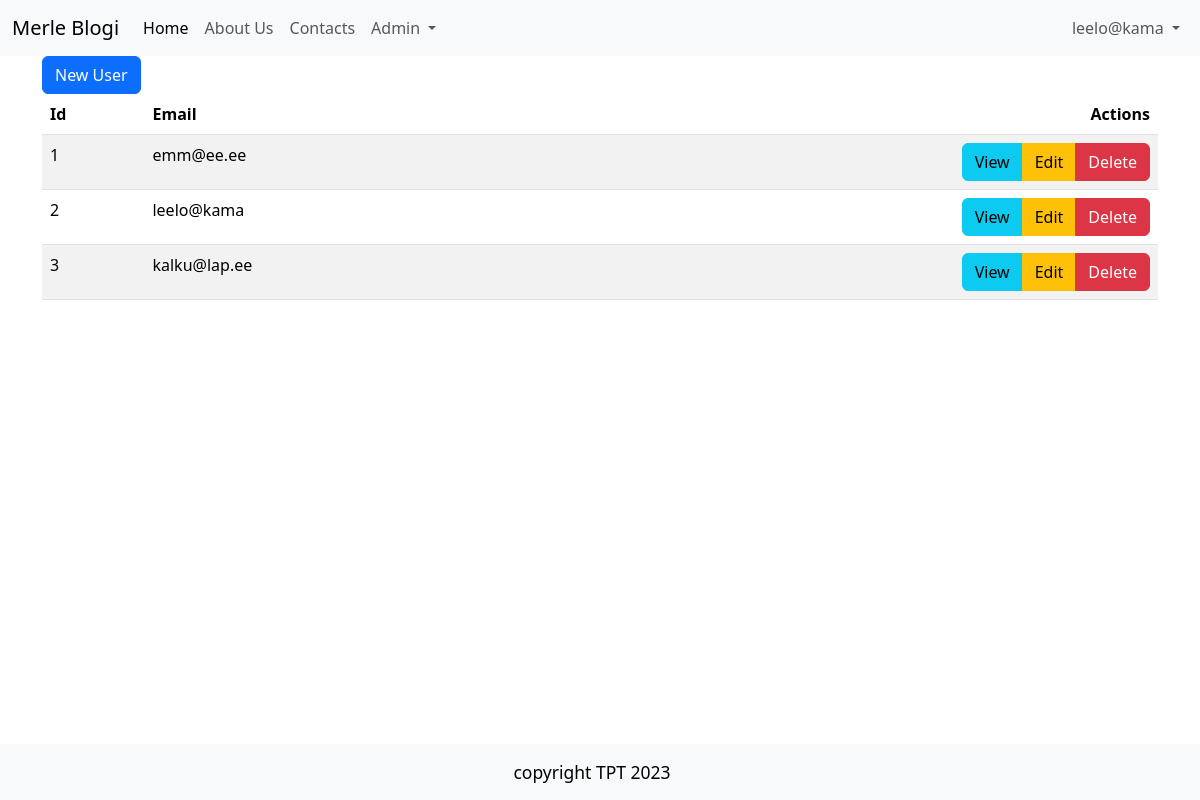
The app's page /admin/users (signed in), older data.
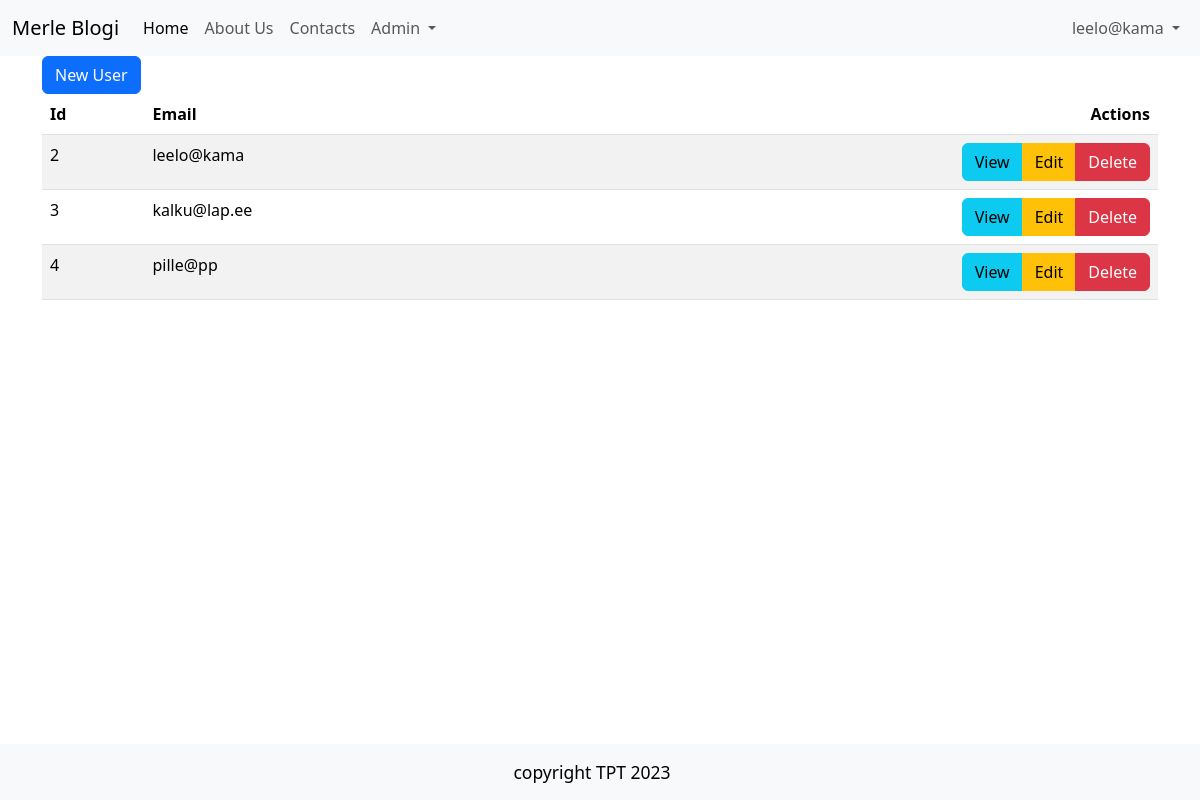
The same page, newer data.
### tables this page shows
CREATE TABLE users
(
    id       integer
        constraint users_pk
            primary key autoincrement,
    email    text not null
        constraint users_pk2
            unique,
    password text not null
);

### src/Router.php (called while the page is built, shortened)
<?php
class Router{
    public static $routes = [];
    public $path;
    public $method;
    public function __construct($path, $method)
    {
        $this->path = parse_url($path, PHP_URL_PATH);
        $this->method = $method;
    }
    public function match(){
        foreach(self::$routes as $route){
            if($route['path'] === $this->path && $route['method'] === $this->method){
                return $route;
            }
        }
    }
    public static function addRoute($method, $path, $action){
        self::$routes[] =[
            'method' => $method,
            'path' => $path,
            'action' => $action
        ];
    }
}

### src/Controllers/UsersController.php (called while the page is built, shortened)
<?php
class UsersController {
    public function index() {
        $users = User::all();
        include 'views/users/index.php';
    }
}

### src/DB.php (called while the page is built, shortened)
<?php
class DB {
    public $conn;
    public function __construct()
    {
        try {
            $this->conn = new PDO("sqlite:" . __DIR__ . "/../db.sqlite");
            $this->conn->setAttribute(PDO::ATTR_ERRMODE, PDO::ERRMODE_EXCEPTION);
        } catch(PDOException $e) {
            echo "Connection failed: " . $e->getMessage();
          }
    }
    public function all($table, $class){
        $stmt = $this->conn->prepare("SELECT * FROM $table");
        $stmt->execute();
        $stmt->setFetchMode(PDO::FETCH_CLASS, $class);
        return $stmt->fetchAll();
    }
    public function find($table, $class, $id){
        $stmt = $this->conn->prepare("SELECT * FROM $table WHERE id=$id");
        $stmt->execute();
        $stmt->setFetchMode(PDO::FETCH_CLASS, $class);
        return $stmt->fetch();
    }
}

### src/Models/Model.php (called while the page is built, shortened)
<?php
class Model {
    public static $table;
    public static function all(){
        $db = new DB();
        return $db->all(static::$table, static::class);
    }
    public static function find($id) {
        $db = new DB();
        return $db ->find(static::$table, static::class, $id);
    }
}

### src/Models/User.php (called while the page is built, shortened)
<?php
class User extends Model{
    public static function auth() {
        if(isset($_SESSION['user_id'])) {
            return User::find($_SESSION['user_id']);
        }
            return null;
    }
}

### helpers.php (called while the page is built, shortened)
<?php
function auth(){
    return User::auth();
}

### views/users/index.php (the view)
<?php include 'views/partials/header.php' ?>
    <a href="/admin/users/new" class="btn btn-primary">New User</a>
    <table class="table table-striped table-hover">
        <thead>
            <th>Id</th>
            <th>Email</th>
            <th class="text-end">Actions</th>
        </thead>
        <tbody>
            <?php foreach($users as $user): ?>
            <tr>
                <td><?=$user->id?></td>
                <td><?=$user->email?></td>
                <td class="text-end">
                <div class="btn-group" role="group" aria-label="Basic example">
                    <a class="btn btn-info" href="/admin/users/show?id=<?=$user->id?>">View</a>
                    <a class="btn btn-warning"href="/admin/users/edit?id=<?=$user->id?>">Edit</a>
                    <a class="btn btn-danger"href="/admin/users/delete?id=<?=$user->id?>">Delete</a>
                </div>
                </td>
            </tr>
            <?php endforeach; ?>
        </tbody>
    </table>
<?php include 'views/partials/footer.php' ?>

### public/index.php (shortened to what this page needs)
<?php
require_once __DIR__ . "/../helpers.php";
$router = new App\Router($_SERVER['REQUEST_URI'], $_SERVER['REQUEST_METHOD']);
$match = $router->match();
if($match){
    if(is_callable($match['action'])){
        call_user_func($match['action']);
    } else if(is_array($match['action']) && count($match['action']) === 2){
        $controller = new $class();
        $method =$match['action'][1];
        $controller->$method();
    }
} else {
    http_response_code(404);
    require 'views/404.php';
}

### views/partials/header.php (shortened to what this page needs)
<!DOCTYPE html>
<html lang="en">
<head>
    <link href="https://cdn.jsdelivr.net/npm/bootstrap@5.3.2/dist/css/bootstrap.min.css" rel="stylesheet">
</head>
<body>
    <?php include 'nav.php' ?>
<div class="container">

### views/partials/nav.php (shortened to what this page needs)
<nav class="navbar navbar-expand-lg bg-body-tertiary">
  <div class="container-fluid">
    <a class="navbar-brand" href="/">Merle Blogi</a>
    <div class="collapse navbar-collapse justify-content-between" id="navbarNav">
      <ul class="navbar-nav">
        <li class="nav-item">
          <a class="nav-link active" aria-current="page" href="/">Home</a>
        </li>
        <li class="nav-item">
          <a class="nav-link" href="/about">About Us</a>
        </li>
        <li class="nav-item">
          <a class="nav-link" href="/contacts">Contacts</a>
        </li>
        <?php if(auth()): ?>
        <li class="nav-item dropdown">
          <a class="nav-link dropdown-toggle" href="#" role="button" data-bs-toggle="dropdown" aria-expanded="false">
            Admin
          </a>
        </li>
        <?php endif ?>
      </ul>
      <ul class="navbar-nav">
        <?php if(auth()): ?>
          <li class="nav-item dropdown">
            <a class="nav-link dropdown-toggle" href="#" role="button" data-bs-toggle="dropdown" aria-expanded="false">
            <?=auth()->email?>
            </a>
        </li>
        <?php endif ?>
    </ul>
    </div>
  </div>
</nav>

### views/partials/footer.php (shortened to what this page needs)
</div>
<nav class="navbar fixed-bottom bg-body-tertiary ">
  <div class="container-fluid justify-content-center">
    <a class="navbar-brand " href="#"><small>copyright TPT 2023</small></a>
  </div>
</nav>
</body>
</html>

Row changes from the older to the newer data that the page shows:
removed users: id "1", email "emm@ee.ee"
added users: id "4", email "pille@pp"
